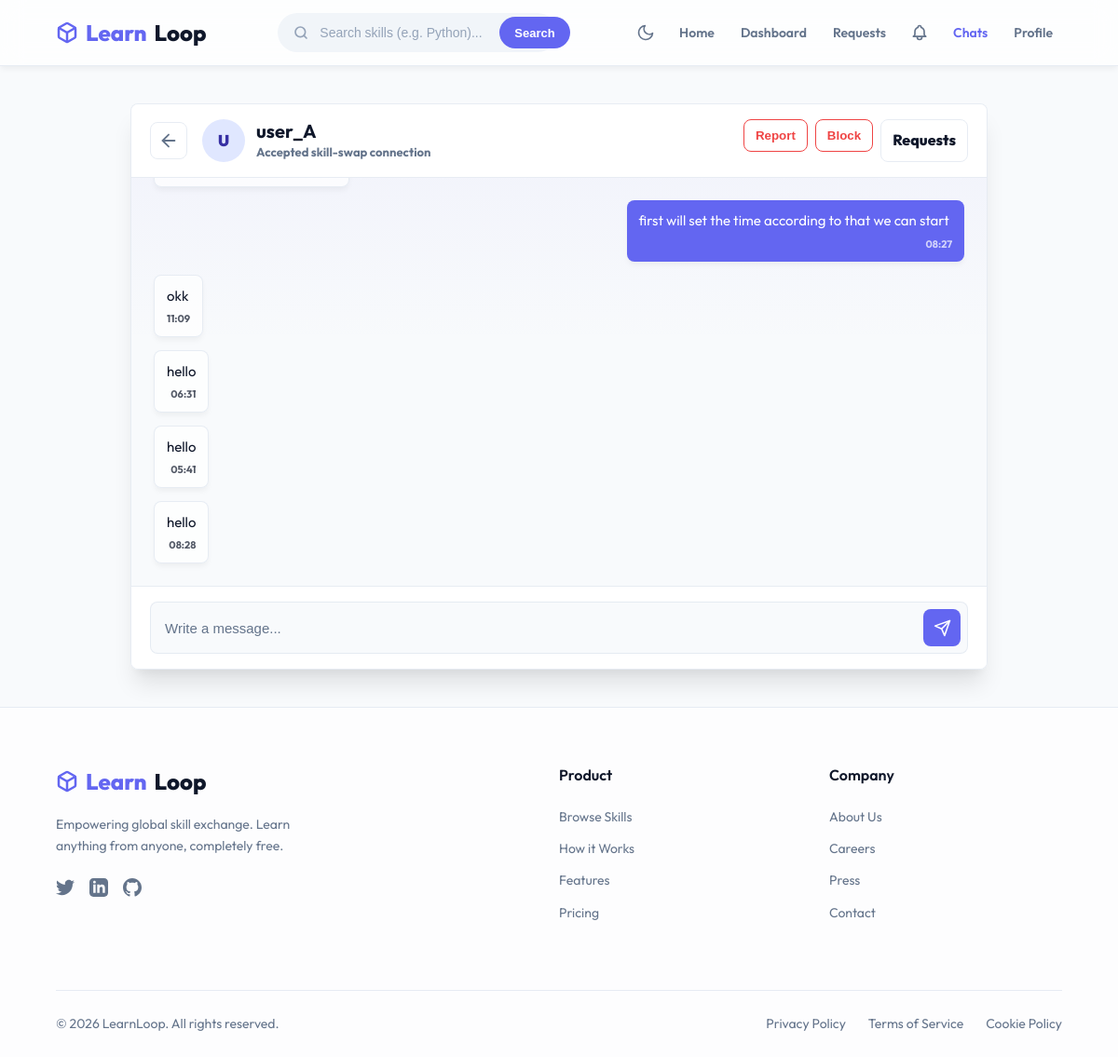
The page /chats/5/ (signed in) on the database as committed earlier.
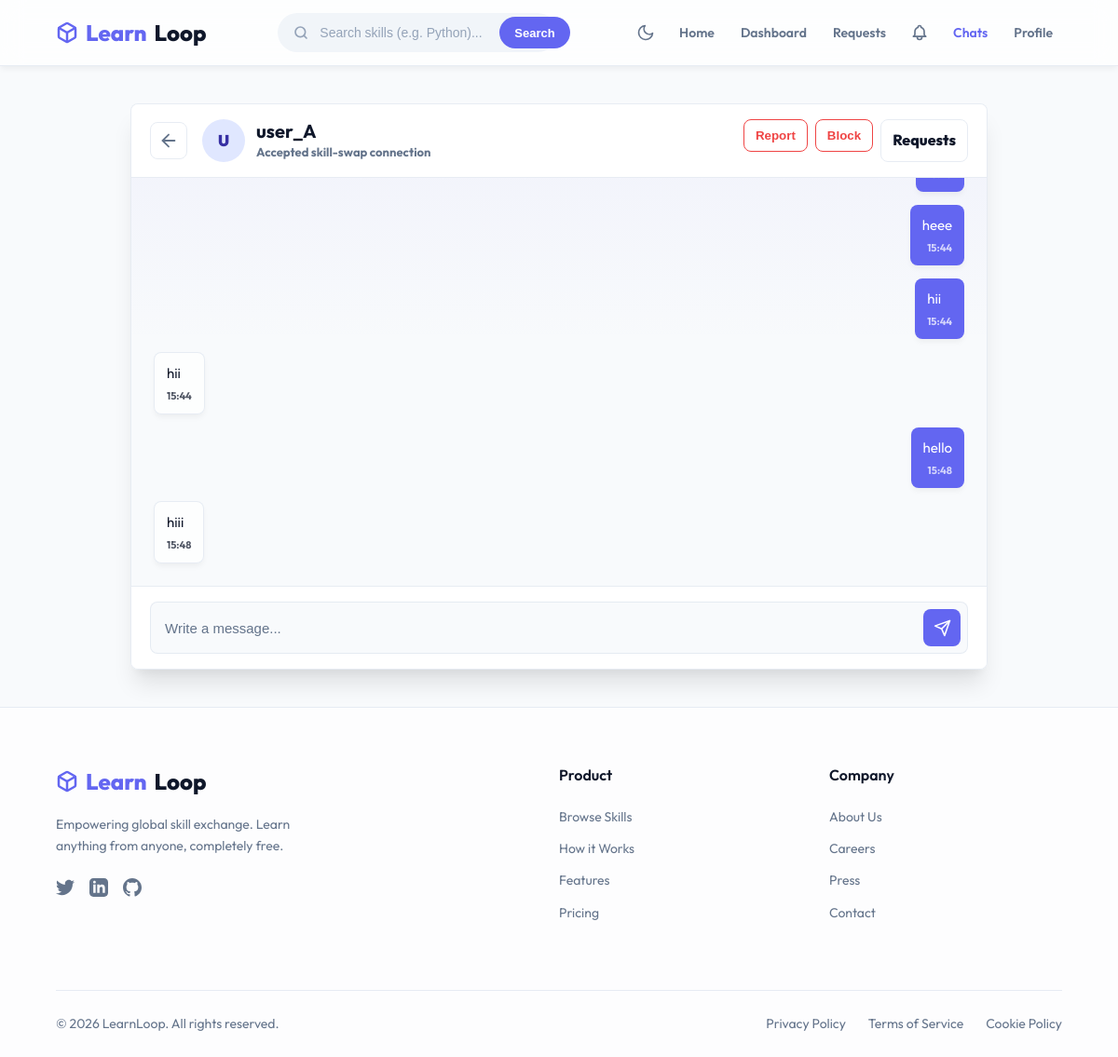
The same page on the database as committed later.
### core/models.py (models this page shows, shortened)
class Message(models.Model):
    sender = models.ForeignKey(User, on_delete=models.CASCADE, related_name='sent_messages')
    receiver = models.ForeignKey(User, on_delete=models.CASCADE, related_name='received_messages')
    content = models.TextField()
    timestamp = models.DateTimeField(auto_now_add=True)
    is_read = models.BooleanField(default=False)

### core/views.py (the view, shortened to what this page needs)
# urls.py: path('chats/<int:user_id>/', views.chat_view, name='chat'),
@login_required
def chat_view(request, user_id):
    other_user = get_object_or_404(User, id=user_id)
    if not are_users_accepted(request.user, other_user):
        messages.error(request, "You can only chat with accepted skill-swap partners.")
        return redirect('requests')
    messages = Message.objects.filter(
        Q(sender=request.user, receiver=other_user) |
        Q(sender=other_user, receiver=request.user)
    ).order_by('timestamp')
    messages.filter(sender=other_user, receiver=request.user, is_read=False).update(is_read=True)
    return render(request, 'chat.html', {
        'messages': messages,
        'other_user': other_user
    })

### core/context_processors.py (called while the page is built)
def unread_notifications(request):
    if not request.user.is_authenticated:
        return {
            'navbar_unread_notifications_count': 0,
            'navbar_unread_messages_count': 0,
        }
    return {
        'navbar_unread_notifications_count': Notification.objects.filter(
            user=request.user,
            is_read=False,
        ).count(),
        'navbar_unread_messages_count': Message.objects.filter(
            receiver=request.user,
            is_read=False,
        ).count(),
    }

### core/views.py (called while the page is built)
def are_users_accepted(user, other_user):
    return SwapRequest.objects.filter(
        Q(sender=user, receiver=other_user) | Q(sender=other_user, receiver=user),
        status='accepted'
    ).exists()

### core/templates/chat.html (shortened to what this page needs)
{% extends 'base.html' %}
{% load static %}
{% block extra_css %}
<link rel="stylesheet" href="{% static 'core/css/chat.css' %}">
{% endblock %}
{% block content %}
<div class="chat-page">
    <section class="chat-shell">
        <header class="chat-header">
            <a href="{% url 'chat_list' %}" class="back-btn" title="Back to chats" aria-label="Back to chats">
                <svg width="22" height="22" viewBox="0 0 24 24" fill="none" stroke="currentColor" stroke-width="2" stroke-linecap="round" stroke-linejoin="round">
                    <line x1="19" y1="12" x2="5" y2="12"></line>
                    <polyline points="12 19 5 12 12 5"></polyline>
                </svg>
            </a>
            <div class="chat-person">
                <div class="chat-avatar">{{ other_user.username|make_list|first|upper }}</div>
                <div>
                    <h1>{{ other_user.username }}</h1>
                    <p>Accepted skill-swap connection</p>
                </div>
            </div>
            <div class="chat-actions" style="display: flex; gap: 8px;">
                <form action="{% url 'report_user' other_user.id %}" method="POST" style="margin: 0;">
                    <button type="submit" class="header-link" style="color: #ef4444; border-color: #ef4444; background: transparent;" onclick="return confirm('Report this user?');">Report</button>
                </form>
                <form action="{% url 'block_user' other_user.id %}" method="POST" style="margin: 0;">
                    <button type="submit" class="header-link" style="color: #ef4444; border-color: #ef4444; background: transparent;" onclick="return confirm('Block this user? You will not see them again.');">Block</button>
                </form>
                <a href="/requests/" class="header-link">Requests</a>
            </div>
        </header>
        <div class="chat-box" id="chatBox">
            {% for msg in messages %}
                {% if msg.sender == request.user %}
                    <div class="msg-row sent" data-id="{{ msg.id }}">
                        <div class="msg-bubble">
                            <div class="msg-content">{{ msg.content }}</div>
                            <div class="msg-time">{{ msg.timestamp|date:"H:i" }}</div>
                        </div>
                    </div>
                {% else %}
                    <div class="msg-row received" data-id="{{ msg.id }}">
                        <div class="msg-bubble">
                            <div class="msg-content">{{ msg.content }}</div>
                            <div class="msg-time">{{ msg.timestamp|date:"H:i" }}</div>
                        </div>
                    </div>
                {% endif %}
            {% empty %}
                <div class="chat-empty">
                    <h2>No messages yet</h2>
                    <p>Start the conversation and coordinate your next skill exchange.</p>
                </div>
            {% endfor %}
        </div>
        <div class="chat-input-area">
            <form method="POST" class="chat-form" id="chatForm">
                <input type="text" name="message" id="messageInput" class="chat-input" placeholder="Write a message..." autocomplete="off">
                <button type="submit" class="send-btn" aria-label="Send message">
                    <svg viewBox="0 0 24 24">
                        <line x1="22" y1="2" x2="11" y2="13"></line>
                        <polygon points="22 2 15 22 11 13 2 9 22 2"></polygon>
                    </svg>
                </button>
            </form>
        </div>
    </section>
</div>
{% endblock %}

Rows that differ between the two databases and show on the page:
no longer on this page (row edited): Message: content "first will set the time according to that we can start", timestamp "08:27"
no longer on this page (row edited): Message: content "okk", timestamp "11:09"
no longer on this page (row edited): Message: content "hello", timestamp "06:31"
no longer on this page (row edited): Message: content "hello", timestamp "05:41"
no longer on this page (row edited): Message: content "hello", timestamp "08:28"
added Message: content "heee", timestamp "15:44"
added Message: content "hii", timestamp "15:44"
added Message: content "hii", timestamp "15:44"
added Message: content "hello", timestamp "15:48"
added Message: content "hiii", timestamp "15:48"
